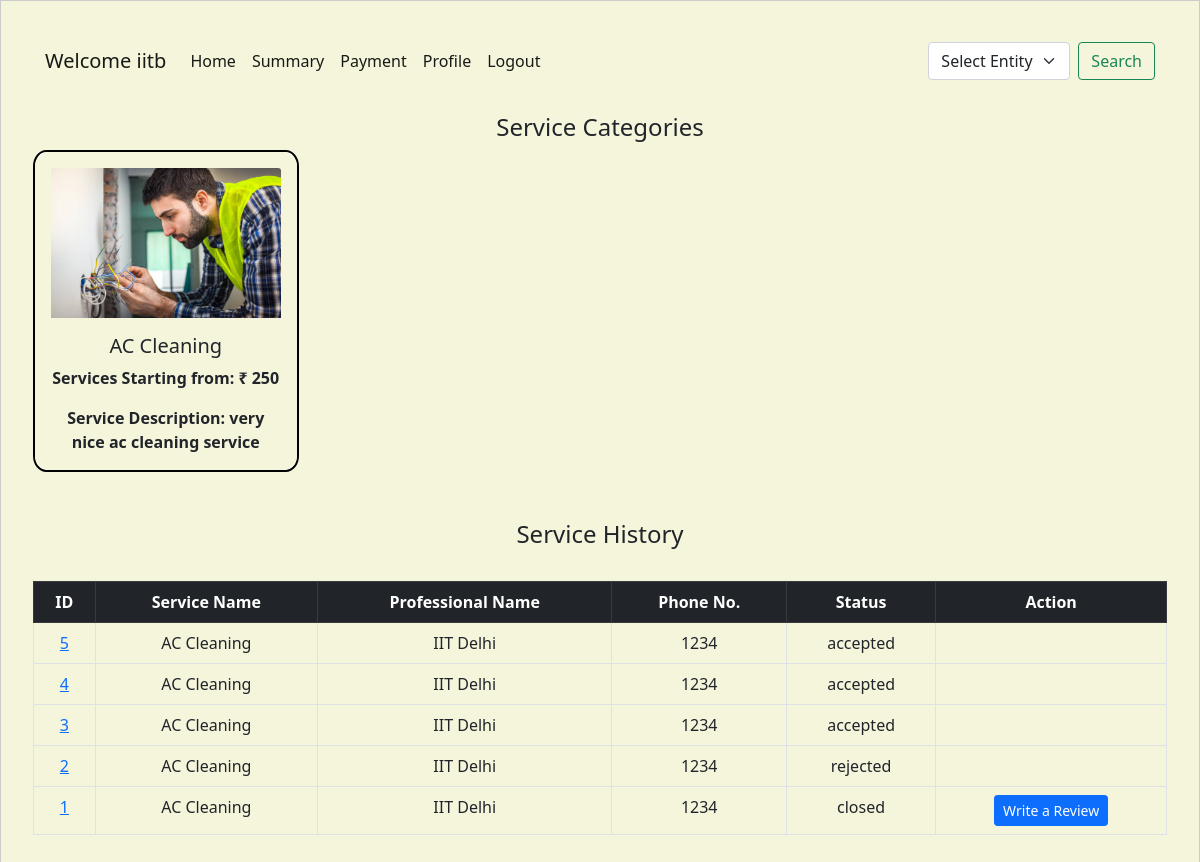
The app's page /customer_dashboard (signed in), older data.
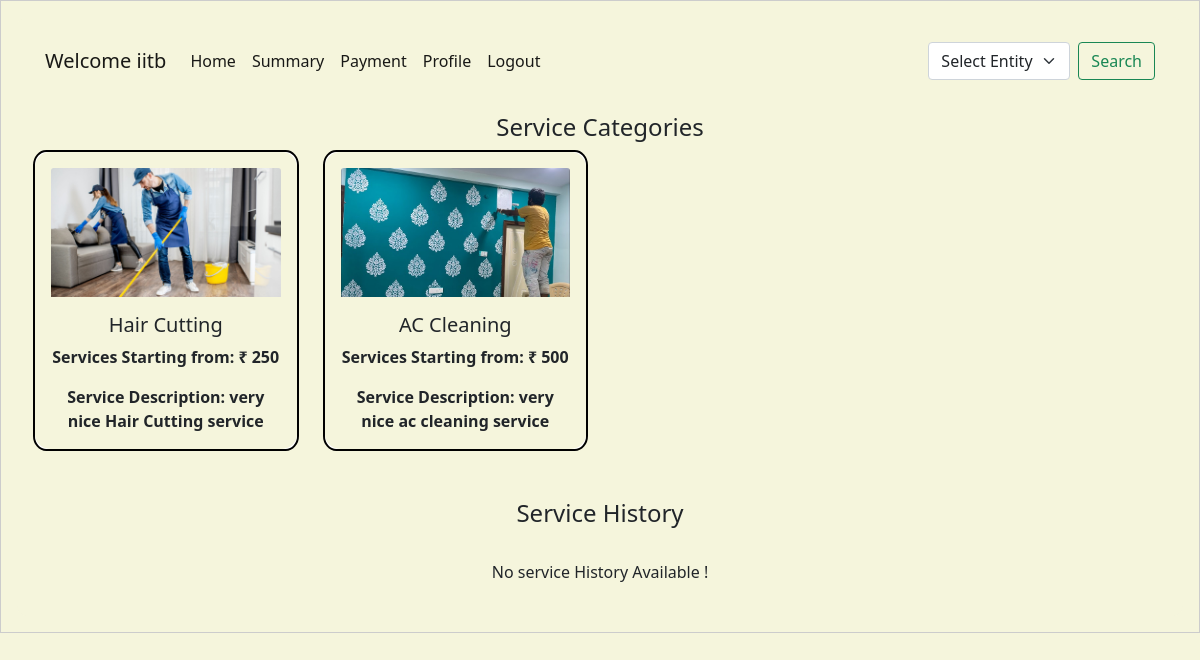
The same page, newer data.
### backend/models.py (models this page shows)
class Customer(db.Model):
    __tablename__ = "customer"
    id = db.Column(db.Integer, primary_key=True, autoincrement=True)
    username = db.Column(db.String, unique=True, nullable=False)
    password = db.Column(db.String, nullable=False)
    name = db.Column(db.String, nullable=False)
    email = db.Column(db.String, unique=True, nullable=False)
    address = db.Column(db.String, nullable=False)
    pin_code = db.Column(db.String, nullable=False)
    phone_no = db.Column(db.Integer, nullable=False)
    gender = db.Column(db.String, nullable=True)  # New column for gender (optional)
    profile_pic = db.Column(
        db.String, nullable=True
    )  # New column for profile picture (optional)
    role = db.Column(
        db.Integer, nullable=False, default=1
    )  # 0 for admin, 1 for customer
    average_rating = db.Column(db.Float, nullable=True)  # New column for average rating
    is_blocked = db.Column(
        db.Boolean, default=False
    )  # New column to track block status

class Service_Request(db.Model):
    __tablename__ = "service_request"
    id = db.Column(db.Integer, primary_key=True, autoincrement=True)
    service_id = db.Column(db.Integer, db.ForeignKey("service.id"), nullable=False)
    customer_id = db.Column(db.Integer, db.ForeignKey("customer.id"), nullable=False)
    professional_id = db.Column(
        db.Integer, db.ForeignKey("service_professional.id"), nullable=False
    )
    date_of_request = db.Column(db.DateTime, nullable=False, default=datetime.utcnow)
    date_of_completion = db.Column(db.DateTime)
    service_status = db.Column(
        db.String, nullable=False
    )  # e.g., 'requested', 'assigned', 'closed'
    remarks = db.Column(db.String, nullable=True)  # ratings given by customer
    rating = db.Column(db.Integer, nullable=True)  # Added this line for the rating
    customer_rating = db.Column(
        db.Integer, nullable=True
    )  # Rating given by professional
    customer_remarks = db.Column(
        db.String, nullable=True
    )  # Remarks from the professional
    requested_date = db.Column(db.Date)
    requested_time = db.Column(db.Time)
    service = db.relationship(
        "Service",
        backref=db.backref(
            "service_requests",
            lazy=True,
        ),
    )
    customer = db.relationship(
        "Customer", backref=db.backref("service_requests", lazy=True)
    )
    professional = db.relationship(
        "Service_Professional",
        backref=db.backref("service_requests", lazy=True, cascade="all, delete-orphan"),
    )
    payments = db.relationship("Payment", back_populates="service_request", lazy=True)

class Service(db.Model):
    __tablename__ = "service"
    id = db.Column(db.Integer, primary_key=True, autoincrement=True)
    name = db.Column(db.String, nullable=False)
    base_price = db.Column(
        db.Integer, nullable=False
    )  # Changed 'price' to 'base_price'
    base_time_required = db.Column(db.String, nullable=True)
    description = db.Column(db.String, nullable=False)
    service_pic = db.Column(
        db.String, nullable=True
    )  # New column for service picture (optional)
    professional_services = db.relationship(
        "ProfessionalService", back_populates="service"
    )

class Service_Professional(db.Model):
    __tablename__ = "service_professional"
    id = db.Column(db.Integer, primary_key=True, autoincrement=True)
    username = db.Column(db.String, unique=True, nullable=False)
    password = db.Column(db.String, nullable=False)
    name = db.Column(db.String, nullable=False)
    service_type = db.Column(
        db.String, nullable=False
    )  # nullable true done for some reason
    experience = db.Column(db.Integer, nullable=False)
    phone_no = db.Column(db.Integer, nullable=False)
    email = db.Column(db.String, unique=True, nullable=False)
    address = db.Column(db.String, nullable=False)
    pin_code = db.Column(db.String, nullable=False)
    verified_status = db.Column(db.String, nullable=True, default="Not verified yet")
    gender = db.Column(db.String, nullable=True)  # New column for gender (optional)
    profile_pic = db.Column(
        db.String, nullable=True
    )  # New column for profile picture (optional)
    average_rating = db.Column(db.Float, nullable=True)  # New column for average rating
    document = db.Column(db.String, nullable=True)  # Column to store document path
    block_status = db.Column(db.Boolean, default=False)  # Block/unblock status
    custom_services = db.relationship(
        "ProfessionalService",
        back_populates="professional",
        lazy=True,
        cascade="all, delete-orphan",
    )

### backend/controller.py (the view)
@app.route("/customer_dashboard")
def customer_dashboard():
    customer_id = session.get("customer_id")
    customer = Customer.query.get(customer_id)
    if not customer_id:
        return redirect(url_for("user_login"))
    services = Service.query.all()
    pin_codes = db.session.query(Service_Professional.pin_code).distinct().all()
    pin_codes = [pin[0] for pin in pin_codes]  # Extract pin codes from query results
    service_requests = Service_Request.query.filter_by(customer_id=customer_id).all()
    service_requests.sort(key=lambda request: request.id, reverse=True)
    if customer.is_blocked:
        block_message = (
            "You have been blocked by the admin and cannot book any services."
        )
    else:
        block_message = ""
    return render_template(
        "customer_dashboard.html",
        block_message=block_message,
        services=services,
        service_requests=service_requests,
        pin_codes=pin_codes,
        customer=session.get("username"),  # Assuming customer_name is stored in session
    )

### templates/customer_dashboard.html (shortened to what this page needs)
<!DOCTYPE html>
<html lang="en">
<head>
    <link rel="stylesheet" href="/static/style.css" />
    <link href="https://cdn.jsdelivr.net/npm/bootstrap@5.0.2/dist/css/bootstrap.min.css" rel="stylesheet" />
</head>
<body>
    <div id="container">
        <div id="panel">
            <nav class="navbar navbar-expand-lg navbar-light mb-4  mb-4">
                <div class=" container-fluid">
                    <label class="navbar-brand">Welcome {{ customer }}</label>
                    <div class="collapse navbar-collapse" id="navbarSupportedContent">
                        <ul class="navbar-nav me-auto mb-2 mb-lg-0">
                            <li class="nav-item">
                                <a class="nav-link active" aria-current="page"
                                    href="{{ url_for('customer_dashboard') }}">Home</a>
                            </li>
                            <li class="nav-item">
                                <a class="nav-link active" aria-current="page"
                                    href="{{ url_for('customer_summary') }}">Summary</a>
                            </li>
                            <li class="nav-item">
                                <a class="nav-link active" aria-current="page"
                                    href="{{ url_for('customer_payments') }}">Payment</a>
                            </li>
                            <li class="nav-item">
                                <a class="nav-link active" aria-current="page"
                                    href="{{ url_for('customer_profile') }}">Profile</a>
                            </li>
                            <li class="nav-item">
                                <a class="nav-link active" aria-current="page" href="{{ url_for('logout') }}">Logout</a>
                            </li>
                        </ul>
                        <form class="d-flex" action="{{ url_for('search_service') }}" method="GET">
                            <select class="form-select me-2" name="entity" id="entity" required>
                                <option value="" disabled selected>Select Entity</option>
                            </select>
                            <button class="btn btn-outline-success" type="submit">Search</button>
                        </form>
                    </div>
                </div>
            </nav>
            <h4 class="mt-4">Service Categories</h4>
            <div class="row">
                {% for service in services %}
                <div class="col-md-3 mb-4">
                    <div class="card h-100">
                        <div class="card-body text-center" style="border-radius: 15px;">
                            <h5 class="card-title">{{ service.name }}</h5>
                            <p class="card-text"><b>Services Starting from: ₹ {{service.base_price}}</b></p>
                            <p class="card-text"><b>Service Description: {{service.description}}</b></p>
                        </div>
                    </div>
                </div>
                {% endfor %}
            </div>
            <h4 class="mt-4">Service History</h4>
            <br>
            {% if service_requests %}
            <table class="table table-bordered ">
                <thead class="table-dark">
                    <tr>
                        <th>ID</th>
                        <th>Service Name</th>
                        <th>Professional Name</th>
                        <th>Phone No.</th>
                        <th>Status</th>
                        <th>Action</th>
                    </tr>
                </thead>
                <tbody>
                    {% for request in service_requests %}
                    <tr>
                        <td> <a href="{{ url_for('service_request_customer', request_id=request.id) }}">
                                {{ request.id }}
                            </a></td>
                        <td>{{ request.service.name }}</td>
                        <td>{{ request.professional.name }}</td>
                        <td>{{ request.professional.phone_no }}</td>
                        <td>{{ request.service_status }}</td>
                        <td>
                            {% if request.service_status == 'requested' %}
                            <form action="{{ url_for('cancel_service', service_id=request.id) }}" method="POST"
                                style="display:inline-block;">
                                <button type="button" class="btn btn-danger btn-sm" onclick="confirmCancel(this)">
                                    Cancel Service
                                </button>
                            </form>
                            {% elif request.service_status == 'closed' and not request.rating %}
                            <button class="btn btn-primary btn-sm" data-bs-toggle="modal"
                                data-bs-target="#closeServiceModal" data-id="{{ request.id }}"
                                data-service-name="{{ request.service.name }}"
                                data-professional-name="{{ request.professional.name }}"
                                data-professional-id="{{ request.professional.id }}"
                                data-description="{{ request.service.description }}">
                                Write a Review
                            </button>
                            {% endif %}
                        </td>
                    </tr>
                    {% endfor %}
                </tbody>
            </table>
            {% else %}
            <p>No service History Available ! </p>
            {% endif %}
        </div>
    </div>
</body>
</html>

### static/style.css (style rules this page uses)
* { margin: 0; background-color: #f5f5dc; }
#panel { width: auto; margin: auto; height: auto; text-align: center; padding: 2vh; border: 0px solid black; border-radius: 10px; }
#container { width: auto; margin: auto; padding: 2vh; border: 1px solid #ccc; }
.card { border: 2px solid #000000 !important; height: auto; width: auto; border-radius: 5% !important; }
.nav-link { font-weight: normal; }

Row changes from the older to the newer data that the page shows:
removed Service_Request: id "5", service.name "AC Cleaning", professional.name "IIT Delhi", professional.phone_no "1234", service_status "accepted"
removed Service_Request: id "4", service.name "AC Cleaning", professional.name "IIT Delhi", professional.phone_no "1234", service_status "accepted"
removed Service_Request: id "3", service.name "AC Cleaning", professional.name "IIT Delhi", professional.phone_no "1234", service_status "accepted"
removed Service_Request: id "2", service.name "AC Cleaning", professional.name "IIT Delhi", professional.phone_no "1234", service_status "rejected"
removed Service_Request: id "1", service.name "AC Cleaning", professional.name "IIT Delhi", professional.phone_no "1234", service_status "closed"
Text that changed along with them:
text no longer shown: "ID Service Name Professional Name Phone No. Status Action"
text now shown: "No service History Available !"
